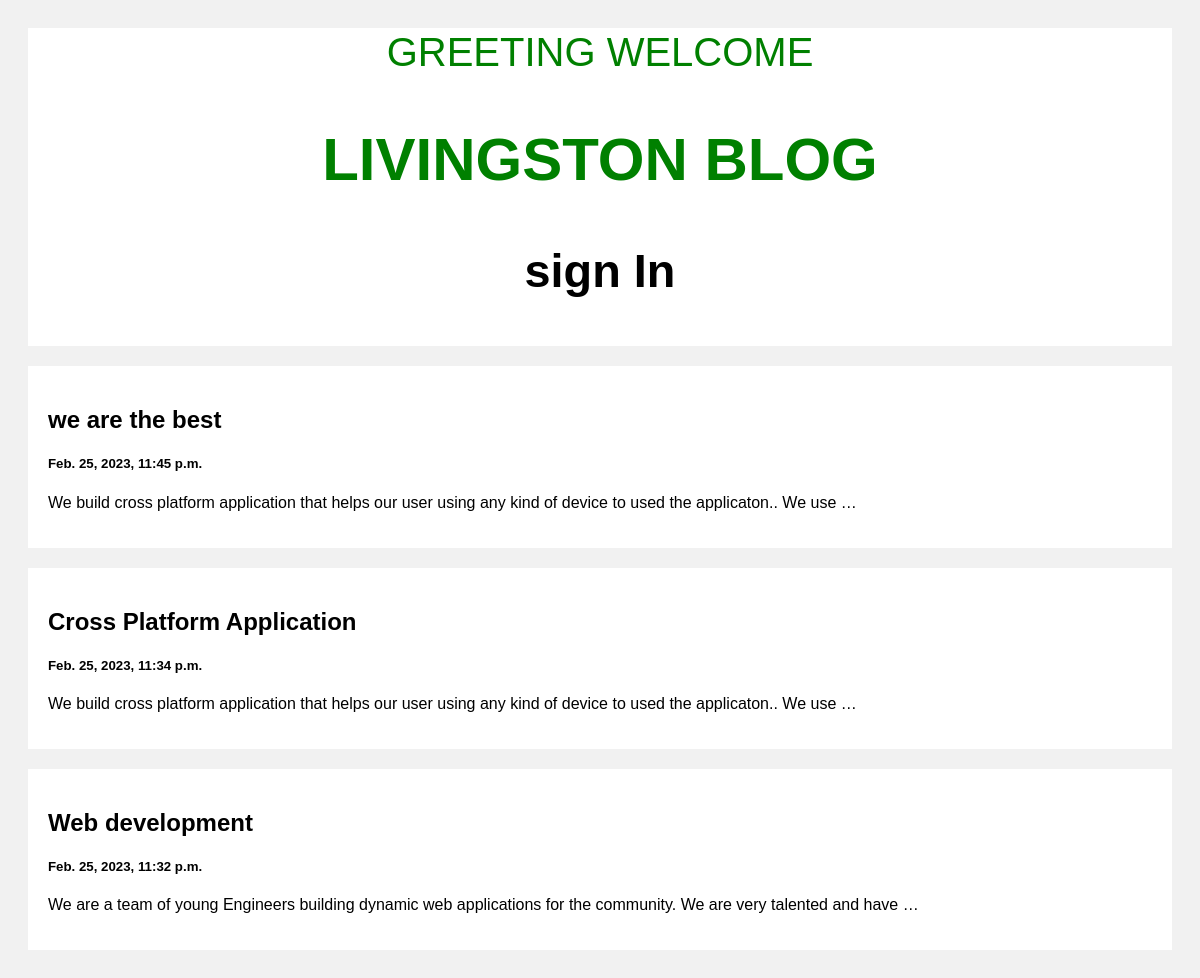
The page / on the database its author committed.
### myapp/models.py (models this page shows)
class Post(models.Model):
    title=models.CharField(max_length=100)
    body=models.CharField(max_length=5000)
    created_at=models.DateTimeField(default= datetime.now, blank=True)

### myapp/views.py (the view)
# urls.py: path('', views.index, name='index'),
def index(request):
    posts=Post.objects.all()
    return render(request, 'index.html', {'posts': posts})

### templates/index.html (shortened to what this page needs)
<!DOCTYPE html>
<html>
<head>
</head>
<body>
<div class="header">
  <marquee style="color:green; text-transform:uppercase;">Greeting {{user.username}} welcome</marquee>
  <h2 style="color:green; text-transform: uppercase">Livingston Blog</h2>
  <h3>sign In</h3>
</div>
{% for post in posts reversed  %}
<div class="row">
  <div class="leftcolumn">
    <div class="card">
      <a style="text-decoration: none; color: black;" href="/post/{{post.id}}">
        <h2>{{post.title}}</h2>
        <h5>{{post.created_at}}</h5>
        <p>{{post.body|truncatewords:20}}</p>
      </a>
    </div>
{% endfor %}
  </div>
</div>
</body>
</html>

### templates/index.html (style rules this page uses)
* { box-sizing: border-box; }
body { font-family: Arial; padding: 20px; background: #f1f1f1; }
.header { padding: 2px; font-size: 40px; text-align: center; background: white; }
.leftcolumn { float: left; width: 100%; }
.card { background-color: white; padding: 20px; margin-top: 20px; }
.row:after { content: ""; display: table; clear: both; }

### rows shown on the page
Post: title "we are the best", created_at "Feb. 25, 2023, 11:45 p.m.", body "We build cross platform application that helps our user using any kind of device to used the applicaton.. We use …"
Post: title "Cross Platform Application", created_at "Feb. 25, 2023, 11:34 p.m.", body "We build cross platform application that helps our user using any kind of device to used the applicaton.. We use …"
Post: title "Web development", created_at "Feb. 25, 2023, 11:32 p.m.", body "We are a team of young Engineers building dynamic web applications for the community. We are very talented and have …"
